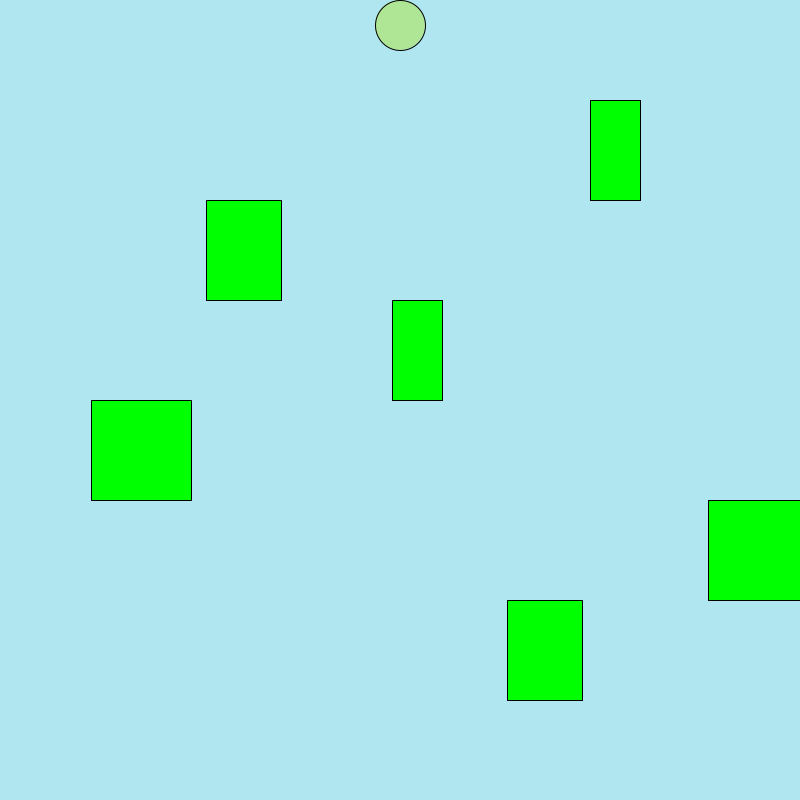
Frame 1 (no input)
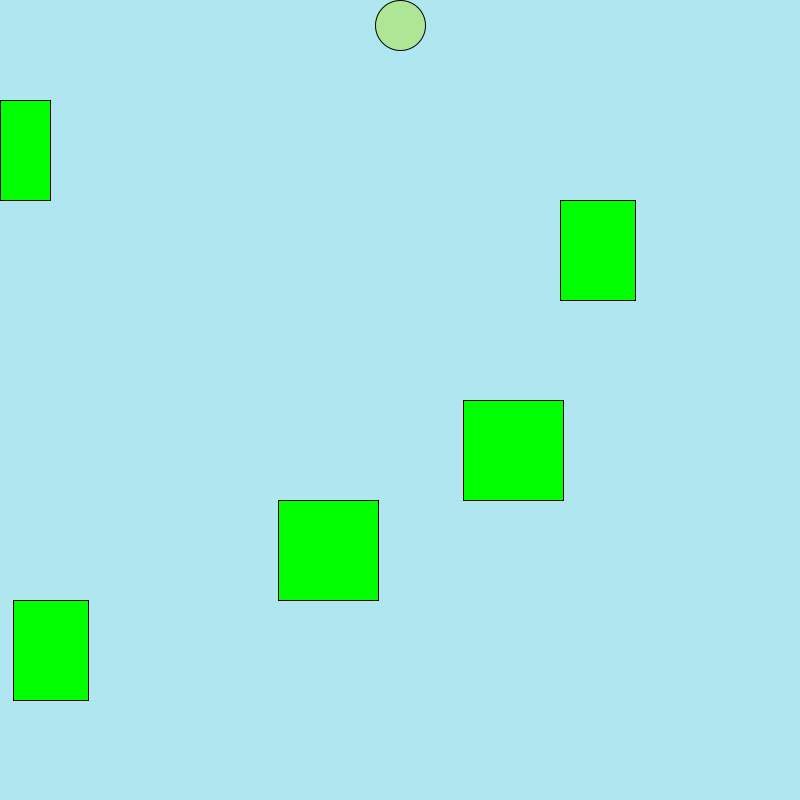
Frame 60 (the mouse pressed at the canvas centre just before this capture)
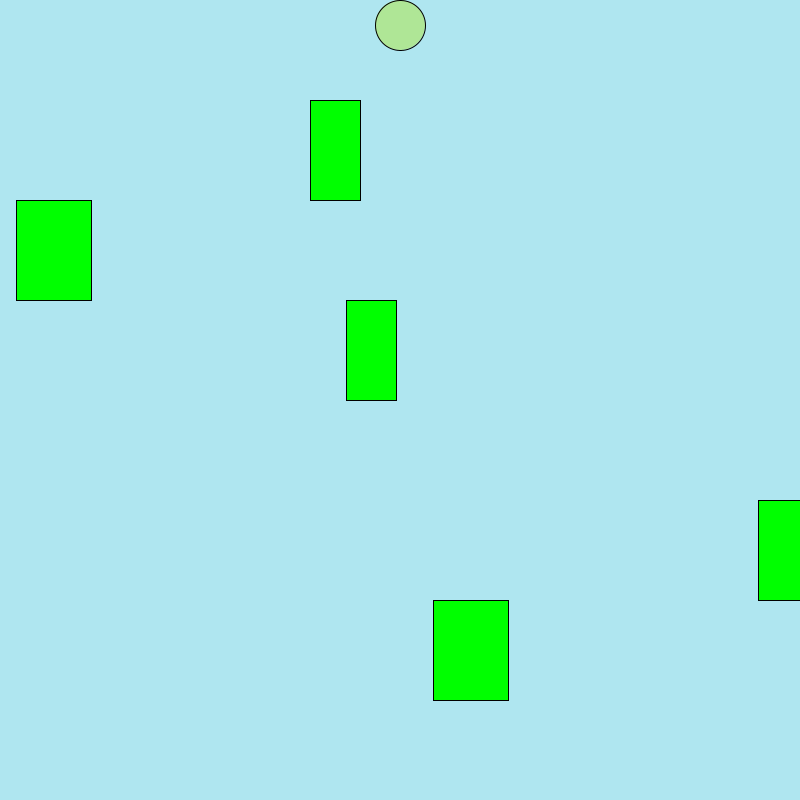
Frame 120 (the mouse held since frame 60 and released just before this capture)

The Processing sketch that drew these frames (run headless with seeded random() and noise(); from frame 60 on, the mouse is pressed at the canvas centre):

// Processing sketch: Frogger
// ── Frogger.pde
Car car1 = new Car(100, 400, 100, 9);
Car car2 = new Car(400, 300, 50, 8);
Car car3 = new Car(200, 200, 75, 6);
Car car4 = new Car(600, 100, 50, 10);
Car car5 = new Car(700, 500, 100, 8);
Car car6 = new Car(500, 600, 75, 7);
public class Car{
  int carX;
  int carY;
  int carSize;
  int carSpeed;
  void display() 
{
      fill(0,255,0);
      rect(carX , carY, carSize, 100);
}
  void moveLeft(){
    carX = carX-carSpeed;
    if (carX<-50) {
      carX = 850;
    }
  }
  void moveRight(){
    carX = carX+carSpeed;
    if (carX>850) {
      carX = -50;
    }
  }
  int getX() {
    return carX;
  }
  int getY() {
    return carY;
  }
  int getSize() {
    return carSize;
  }
    Car(int carX, int carY, int carSize, int carSpeed) {
      this.carX=carX;
      this.carY=carY;
      this.carSize=carSize;
      this.carSpeed=carSpeed;
    }
  
}
int x = 400;
int y = 25;
boolean canMove = true;
int speed = 50;
void setup() {
  size(800, 800);
}   
void draw(){
  background(175, 230, 240);
  fill(175, 230, 150);
  ellipse(x, y, 50, 50);
  car1.moveLeft();
  car1.display();
  car2.moveLeft();
  car2.display();
  car3.moveRight();
  car3.display();
  car4.moveLeft();
  car4.display();
  car5.moveRight();
  car5.display();
  car6.moveRight();
  car6.display();
  if(intersects(car1)==true) {
    x=400;
    y=25;
  }
  if(intersects(car2)==true) {
    x=400;
    y=25;
  }
  if(intersects(car3)==true) {
    x=400;
    y=25;
  }
  if(intersects(car4)==true) {
    x=400;
    y=25;
  }
  if(intersects(car5)==true) {
    x=400;
    y=25;
  }
  if(intersects(car6)==true) {
    x=400;
    y=25;
  }

  if (x>825) {
    x=-25;
  }
  else if (x<-25) {
    x=825;
  }
}
void keyPressed()
{
  if (canMove==true){
  if(key == CODED){
            if(keyCode == UP)
            {
                  y=y-speed;
            }
            else if(keyCode == DOWN)
            {
                  y=y+speed;
            }
            else if(keyCode == RIGHT)
            {
                  x=x+speed;
            }
            else if(keyCode == LEFT)
            {
                  x=x-speed;
            }
      }
  }
  canMove = false;
}
void keyReleased(){
  canMove = true;
}
void exitCanvas(){
  if (x<39) {
    x=39;
  }
  if (y<39) {
    y=39;
  }
  if (x>760) {
    x=760;
  }
  if (y>760) {
    y=760;
  }
}
  boolean intersects(Car car) {
      if ((y > car.getY() && y < car.getY()+100) && (x > car.getX() && x < car.getX()+car.getSize()))
      {
             return true;
      }
      else 
      {
             return false;
      }
  }
